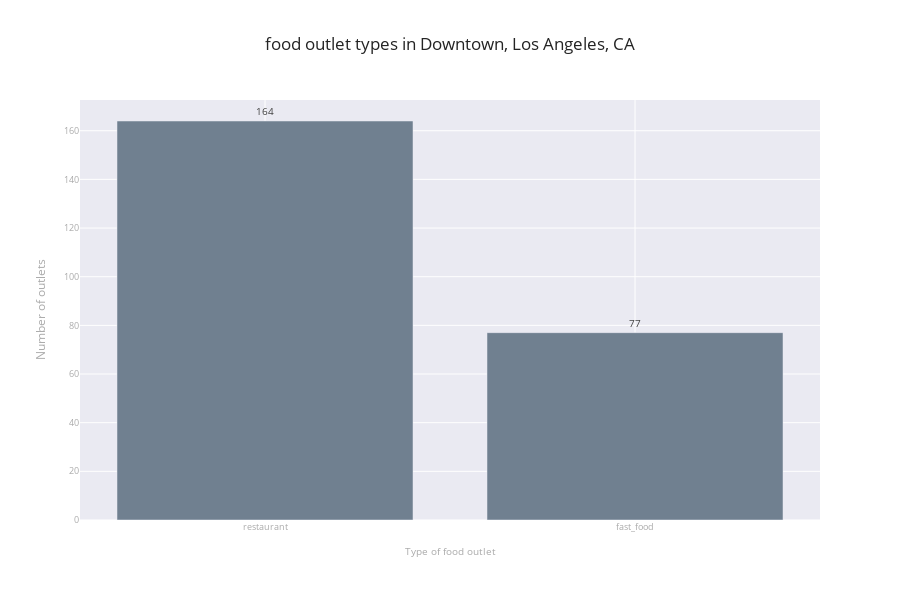

Notebook source saved alongside this figure:
### Code cell
# make bar chart with new theme
fig = px.bar(osm_food_counts.head(10),
        x='amenity',
        y='count',
        title="food outlet types in "+place, # title
        text_auto = True,
        height=600,
        width=900,
        color_discrete_sequence =['slategray']*len(osm_food_counts), # single color for all the bars
        labels={
                'count': 'Number of outlets',
                'amenity': 'Type of food outlet',
        })

# bar label
fig.update_traces(textposition='outside',textfont_size=10,textfont_color='#444')

# axes labels
fig.update_yaxes(title_font_size=12,title_font_color='#aaa',tickfont_color='#aaa',tickfont_size=9)
fig.update_xaxes(title_font_size=10,title_font_color='#aaa',tickfont_color='#aaa',tickfont_size=9)

# show the figure
fig.show()
plt.savefig('city-name.png')

### Figure 1 — Plotly figure (JSON) as saved in the notebook; plotly's stock layout.template omitted (floating-point values rounded to 4 significant figures)
{"data": [{"alignmentgroup": "True", "hovertemplate": "Type of food outlet=%{x}<br>Number of outlets=%{y}<extra></extra>", "legendgroup": "", "marker": {"color": "slategray", "pattern": {"shape": ""}}, "name": "", "offsetgroup": "", "orientation": "v", "showlegend": false, "textfont": {"color": "#444", "size": 10}, "textposition": "outside", "texttemplate": "%{y}", "type": "bar", "x": ["restaurant", "fast_food"], "xaxis": "x", "y": [164, 77], "yaxis": "y"}], "layout": {"barmode": "relative", "height": 600, "legend": {"tracegroupgap": 0}, "title": {"text": "food outlet types in Downtown, Los Angeles, CA"}, "width": 900, "xaxis": {"anchor": "y", "autorange": true, "domain": [0, 1], "range": [-0.5, 1.5], "tickfont": {"color": "#aaa", "size": 9}, "title": {"font": {"color": "#aaa", "size": 10}, "text": "Type of food outlet"}, "type": "category"}, "yaxis": {"anchor": "x", "autorange": true, "domain": [0, 1], "range": [0, 172.6], "tickfont": {"color": "#aaa", "size": 9}, "title": {"font": {"color": "#aaa", "size": 12}, "text": "Number of outlets"}, "type": "linear"}}}
